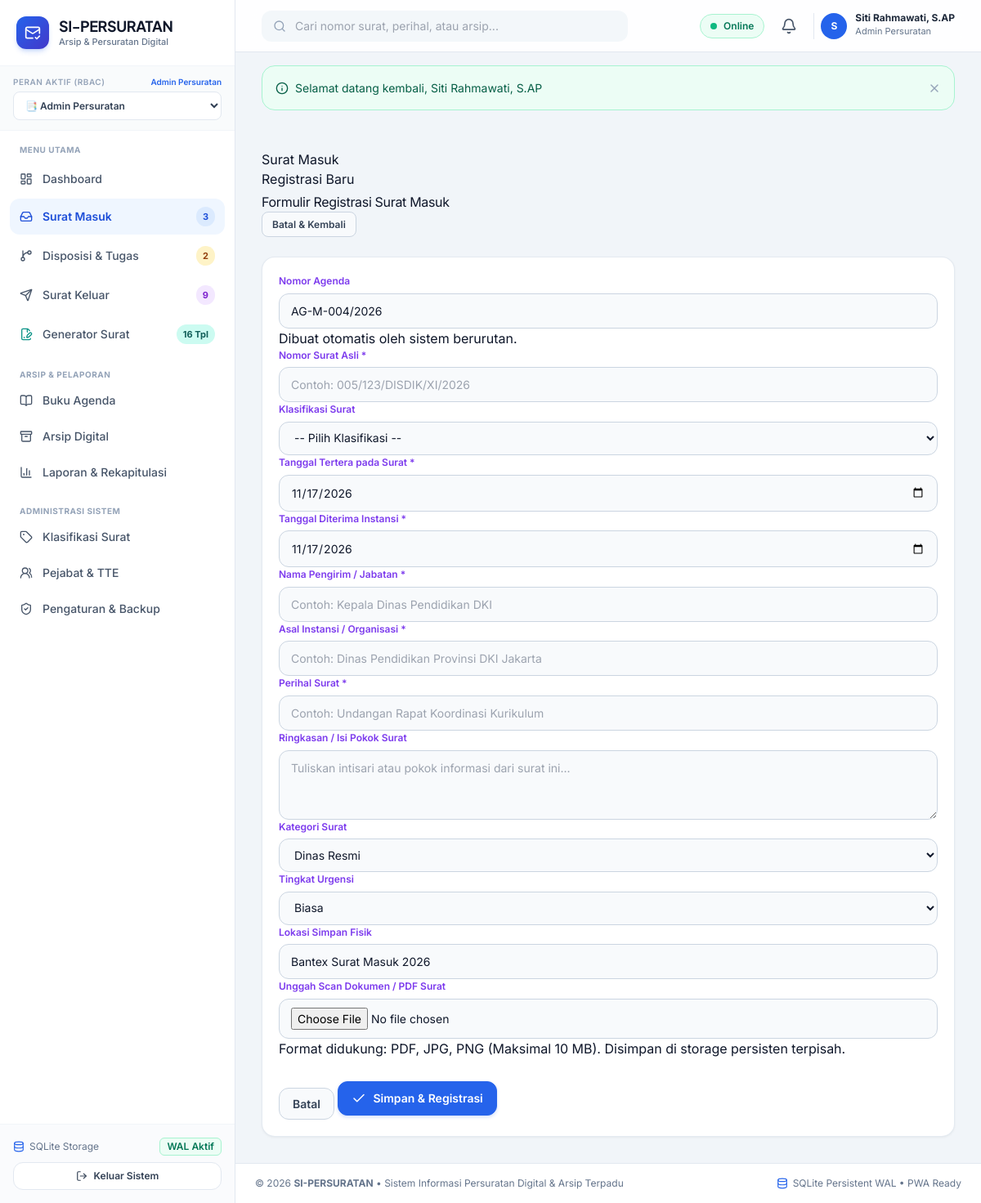
The app's page /public/surat_masuk/tambah.php (signed in) with its own data.
### tables this page shows
CREATE TABLE users (
    id INTEGER PRIMARY KEY AUTOINCREMENT,
    username TEXT NOT NULL UNIQUE,
    email TEXT NOT NULL UNIQUE,
    password_hash TEXT NOT NULL,
    full_name TEXT NOT NULL,
    nip TEXT,
    jabatan TEXT,
    phone TEXT,
    role_id INTEGER NOT NULL,
    avatar TEXT,
    is_active INTEGER NOT NULL DEFAULT 1,
    created_at DATETIME DEFAULT CURRENT_TIMESTAMP,
    updated_at DATETIME DEFAULT CURRENT_TIMESTAMP,
    deleted_at DATETIME DEFAULT NULL,
    FOREIGN KEY (role_id) REFERENCES roles (id) ON DELETE RESTRICT
);

CREATE TABLE roles (
    id INTEGER PRIMARY KEY AUTOINCREMENT,
    name TEXT NOT NULL,
    slug TEXT NOT NULL UNIQUE,
    description TEXT,
    created_at DATETIME DEFAULT CURRENT_TIMESTAMP
);

### app/views/layouts/header.php (shortened to what the rows shown need)
<!DOCTYPE html>
<html lang="id">
<head>
    <script src="https://cdn.tailwindcss.com"></script>
</head>
<body class="antialiased selection:bg-blue-100 selection:text-blue-900">
<div class="min-h-screen flex flex-col lg:flex-row">
    <?php require_once APP_PATH . '/views/layouts/sidebar.php'; ?>
    <div class="flex-1 flex flex-col min-w-0 pb-20 lg:pb-0">
        <header class="sticky top-0 z-30 bg-white/90 backdrop-blur-md border-b border-slate-200 px-4 lg:px-8 h-16 flex items-center justify-between gap-4">
            <div class="flex items-center gap-2 sm:gap-3">
                <div class="relative">
                    <button onclick="toggleDropdown('user-menu')" class="flex items-center gap-2.5 pl-2 border-l border-slate-200 hover:opacity-90 transition">
                        <div class="w-8 h-8 rounded-full bg-blue-600 text-white font-bold text-xs flex items-center justify-center shadow-xs">
                            <?= strtoupper(substr($currentUser['full_name'] ?? 'U', 0, 1)) ?>
                        </div>
                        <div class="hidden md:block text-left">
                            <p class="text-xs font-bold text-slate-800 leading-none"><?= htmlspecialchars($currentUser['full_name'] ?? 'User') ?></p>
                            <p class="text-[11px] text-slate-500 mt-0.5"><?= htmlspecialchars($currentUser['role_name'] ?? 'Role') ?></p>
                        </div>
                    </button>
                </div>
            </div>
        </header>

### app/views/layouts/sidebar.php (shortened to what the rows shown need)
<?php
$currentUser = Auth::user();
$currentRoleSlug = $currentUser['role_slug'] ?? 'superadmin';
?>
<aside id="sidebar" class="fixed lg:sticky top-0 left-0 z-50 h-screen w-72 bg-white border-r border-slate-200 flex flex-col transition-transform duration-300 -translate-x-full lg:translate-x-0 shrink-0">
  <div class="p-5 border-b border-slate-100 flex items-center justify-between">
    <a href="<?= url('dashboard.php') ?>" class="flex items-center gap-3 group text-decoration-none">
      <div>
        <h1 class="font-display font-bold text-slate-900 text-lg leading-tight tracking-tight">SI-PERSURATAN</h1>
      </div>
    </a>
  </div>
  <div class="px-4 py-3 bg-slate-50/80 border-b border-slate-100">
    <div class="flex items-center justify-between mb-1">
      <label class="text-[10px] font-semibold uppercase tracking-wider text-slate-400 block">Peran Aktif (RBAC)</label>
      <span class="text-[10px] text-blue-600 font-semibold"><?= htmlspecialchars($currentUser['role_name'] ?? 'User') ?></span>
    </div>
    <div class="relative">
      <select onchange="window.location.href='<?= url('switch_role.php?role=') ?>' + this.value" class="w-full text-xs font-semibold bg-white border border-slate-200 rounded-lg px-2.5 py-2 text-slate-700 focus:outline-none focus:ring-2 focus:ring-blue-500/20 focus:border-blue-600 cursor-pointer">
        <option value="admin_persuratan" <?= $currentRoleSlug === 'admin_persuratan' ? 'selected' : '' ?>>📑 Admin Persuratan</option>
      </select>
    </div>
  </div>
</aside>

### records on screen
users: role.name "Admin Persuratan", full_name "S", full_name "Siti Rahmawati, S.AP"
roles: slug "📑 Admin Persuratan"

### other values on screen
$badgeSm "3"
$badgeDisp "2"
$badgeSk "9"
$msg['message'] "Selamat datang kembali, Siti Rahmawati, S.AP"
